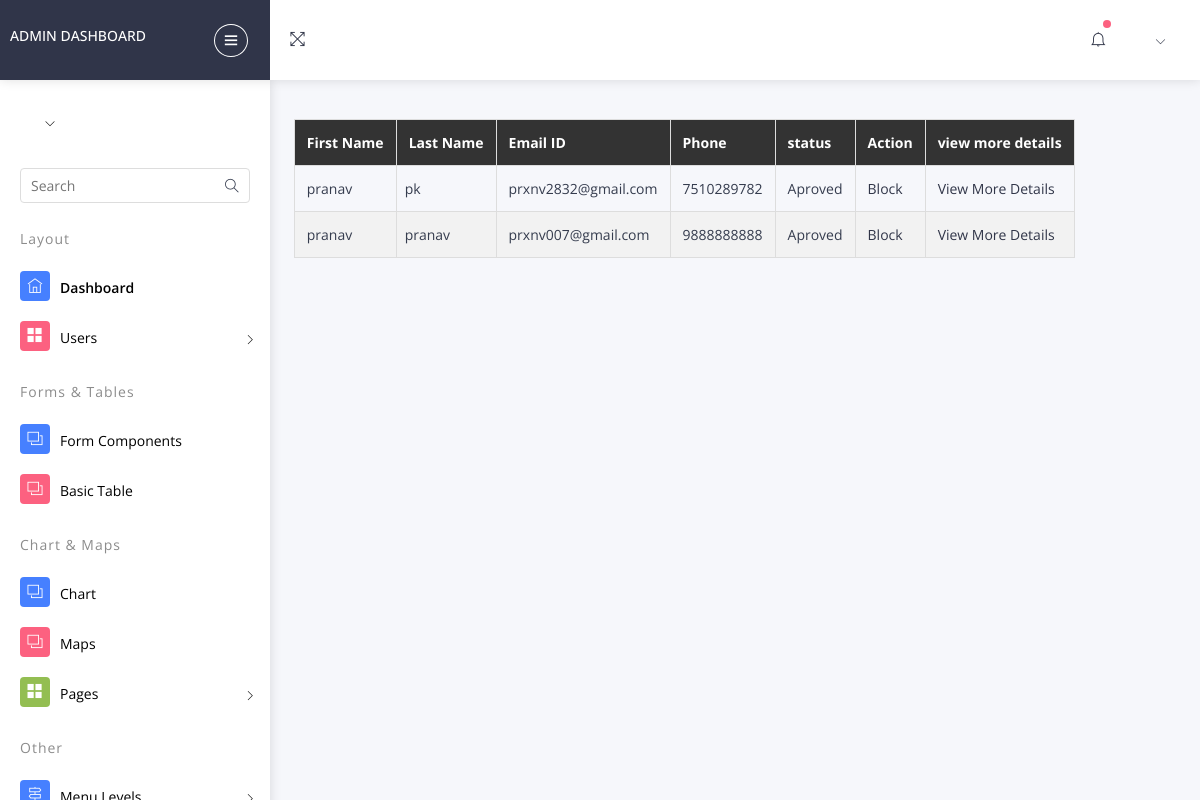
Page /myauth/sellor_approval/ on the earlier database version.
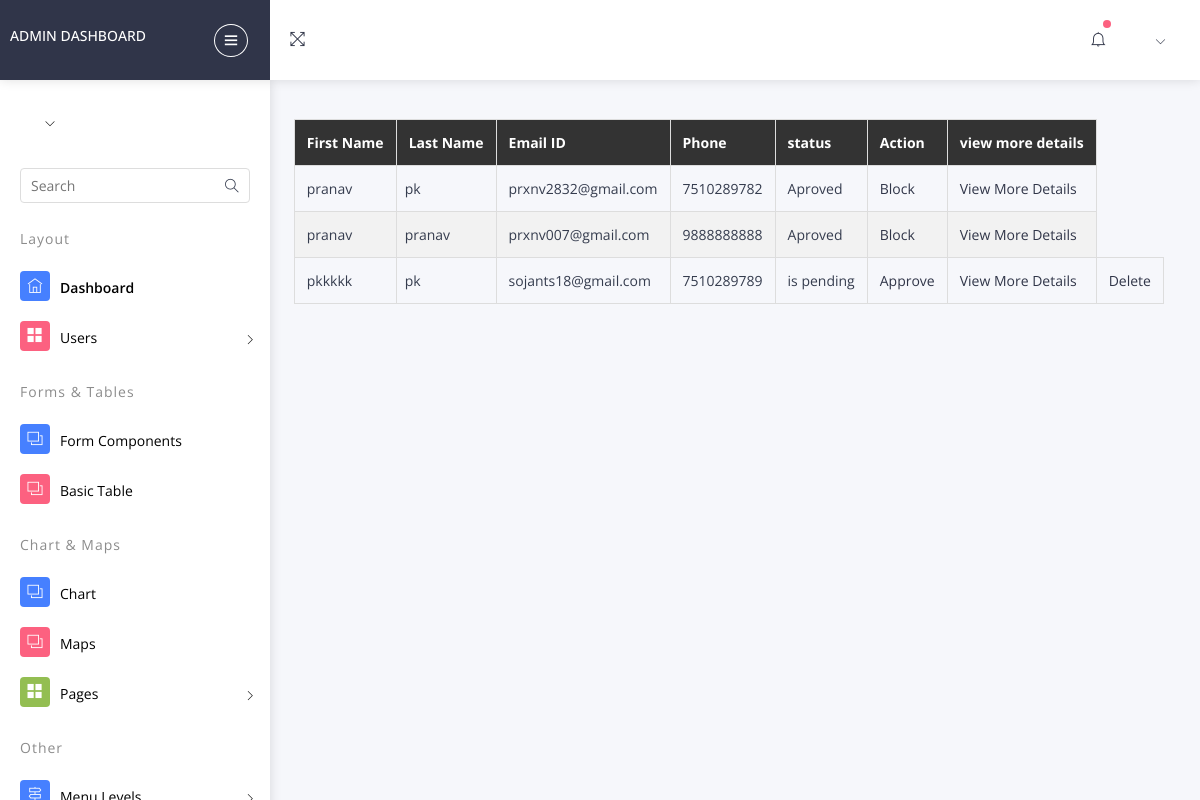
Same page on the later database version.
### myauth/models.py (models this page shows, shortened)
class SellerProfile(models.Model):
    user = models.OneToOneField(User, on_delete=models.CASCADE)
    phone = models.CharField(max_length=15, unique=True)
    alt_phone = models.CharField(max_length=12, unique=True)
    profile_picture = models.ImageField(upload_to='profile_pictures/', null=True, blank=True)
    gst = models.CharField(max_length=15)
    company_name = models.CharField(max_length=100)
    country = models.CharField(max_length=100)
    pincode = models.CharField(max_length=6)
    state = models.CharField(max_length=50)
    city = models.CharField(max_length=50)
    address = models.CharField(max_length=255)
    latitude = models.CharField(max_length=20, null=True, blank=True)  # Example length for latitude
    longitude = models.CharField(max_length=20, null=True, blank=True)  # Example length for longitude
    is_approved = models.BooleanField(default=False)
    incorporation_certificate = models.FileField(upload_to='incorporation_certificates/', null=True, blank=True)

class User(AbstractUser):
    class Role(models.TextChoices):
        ADMIN="ADMIN",'Admin'
        CUSTOMER="CUSTOMER",'Customer'
        DELIVERYBOY="DELIVERYBOY",'deliveryboy'
        SELLER="SELLER",'Seller'
    role = models.CharField(max_length=50,choices=Role.choices)

### myauth/views.py (the view)
# urls.py: path('sellor_approval/',views.sellor_approval,name="sellor_approval"),
def sellor_approval(request):
    unapproved_sellers = SellerProfile.objects.all()
    return render(request,'pending_seller_activation.html',{'unapproved_sellers': unapproved_sellers})

### templates/pending_seller_activation.html (shortened to what the changed rows need)
{% load static %}
<!DOCTYPE html>
<html lang="en">
<head>
      <link rel="stylesheet" type="text/css" href="{% static 'assetsss/css/bootstrap/css/bootstrap.min.css' %}">
      <link rel="stylesheet" type="text/css" href="{% static 'assetsss/icon/themify-icons/themify-icons.css' %}">
      <link rel="stylesheet" type="text/css" href="{% static 'assetsss/icon/icofont/css/icofont.css' %}">
      <link rel="stylesheet" type="text/css" href="{% static 'assetsss/css/style.css' %}">
      <link rel="stylesheet" type="text/css" href="{% static 'assetsss/css/jquery.mCustomScrollbar.css' %}">
  </head>
  <body>
    <div id="pcoded" class="pcoded">
        <div class="pcoded-container navbar-wrapper">
            <div class="pcoded-main-container">
                <div class="pcoded-wrapper">
                    <div class="pcoded-content">
                        <div class="pcoded-inner-content">
                            <div class="main-body">
                                <div class="page-wrapper">
                                    <div class="page-body">
                                        <div class="row">
                                                <table>
                                                    <tr>
                                                        <th>First Name</th>
                                                        <th>Last Name</th>
                                                        <th>Email ID</th>
                                                        <th>Phone</th>
                                                        <th>status</th>
                                                         <th>Action</th>
                                                         <th>view more details</th>
                                                    </tr>
                                                    <tbody>
                                                        {% for seller in unapproved_sellers %}
                                                        <tr>
                                                            <td>{{ seller.user.first_name }}</td>
                                                            <td>{{ seller.user.last_name }}</td>
                                                            <td>{{ seller.user.email }}</td>
                                                            <td>{{ seller.phone }}</td>
                                                             {% if seller.is_approved == 1 %}
                                                            <td><span class="status pending">Aproved</span></td>
                                                            <td>
                                                                <a href="{% url 'block_seller' seller.id %}">Block</a>
                                                            </td>
                                                            {% endif %}
                                                            {% if seller.is_approved == 0 %}
                                                            <td><span class="status pending">is pending</span></td>
                                                            <td>
                                                                <a href="{% url 'approve_seller' seller.id %}">Approve</a>
                                                            </td>
                                                            {% endif %}
                                                            <td>
                                                                <a href="">View More Details</a>
                                                            </td>
                                                            {% if seller.is_approved == 0 %}
                                                            <td>
                                                                <a href="{% url 'delete_seller' seller.user_id %}">Delete</a>
                                                            </td>
                                                            {% endif %}
                                                        </tr>
                                                    {% empty %}
                                                        <tr>
                                                        </tr>
                                                    {% endfor %}
                                                    </tbody>
                                                </table>
                                            </div>
</body>
</html>

Differences in the rows shown:
added SellerProfile: user.first_name "pkkkkk", user.last_name "pk", user.email "sojants18@gmail.com", phone "7510289789", is_approved "is pending"
